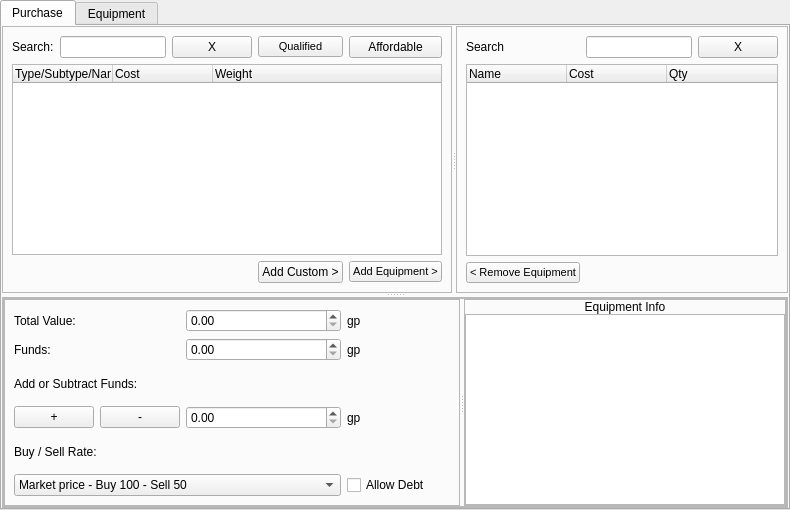
      <widget class="QWidget" name="tabInventory">
       <attribute name="title">
        <string>Inventory</string>
       </attribute>
       <layout class="QHBoxLayout" name="horizontalLayout_28">
        <property name="spacing">
         <number>0</number>
        </property>
        <property name="leftMargin">
         <number>0</number>
        </property>
        <property name="topMargin">
         <number>0</number>
        </property>
        <property name="rightMargin">
         <number>0</number>
        </property>
        <property name="bottomMargin">
         <number>0</number>
        </property>
        <item>
         <widget class="QTabWidget" name="tabtabWidInventory">
          <property name="currentIndex">
           <number>0</number>
          </property>
          <widget class="QWidget" name="tabPurchase">
           <attribute name="title">
            <string>Purchase</string>
           </attribute>
           <layout class="QHBoxLayout" name="horizontalLayout_30">
            <property name="spacing">
             <number>0</number>
            </property>
            <property name="leftMargin">
             <number>0</number>
            </property>
            <property name="topMargin">
             <number>0</number>
            </property>
            <property name="rightMargin">
             <number>0</number>
            </property>
            <property name="bottomMargin">
             <number>0</number>
            </property>
            <item>
             <widget class="QSplitter" name="spltPurchaseVert">
              <property name="orientation">
               <enum>Qt::Vertical</enum>
              </property>
              <widget class="QSplitter" name="spltPurchaseHoriz">
               <property name="frameShape">
                <enum>QFrame::NoFrame</enum>
               </property>
               <property name="orientation">
                <enum>Qt::Horizontal</enum>
               </property>
               <widget class="QFrame" name="frmlPurchaseLeft">
                <property name="frameShape">
                 <enum>QFrame::StyledPanel</enum>
                </property>
                <property name="frameShadow">
                 <enum>QFrame::Raised</enum>
                </property>
                <layout class="QGridLayout" name="gridLayout_25">
                 <item row="0" column="0">
                  <widget class="QLabel" name="lblPurchaseSearchLeft">
                   <property name="text">
                    <string>Search:</string>
                   </property>
                  </widget>
                 </item>
                 <item row="0" column="4">
                  <widget class="QPushButton" name="btnPurchaseQualified">
                   <property name="font">
                    <font>
                     <pointsize>8</pointsize>
                    </font>
                   </property>
                   <property name="text">
                    <string>Qualified</string>
                   </property>
                   <property name="checkable">
                    <bool>true</bool>
                   </property>
                  </widget>
                 </item>
                 <item row="0" column="3">
                  <widget class="QPushButton" name="btnPurchaseSearchClearLeft">
                   <property name="text">
                    <string>X</string>
                   </property>
                  </widget>
                 </item>
                 <item row="0" column="1" colspan="2">
                  <widget class="QLineEdit" name="qlnPurchaseSearch"/>
                 </item>
                 <item row="0" column="5">
                  <widget class="QPushButton" name="btnPurchaseAffordable">
                   <property name="text">
                    <string>Affordable</string>
                   </property>
                   <property name="checkable">
                    <bool>true</bool>
                   </property>
                  </widget>
                 </item>
                 <item row="1" column="0" colspan="6">
                  <widget class="QTreeWidget" name="treePurchaseShop">
                   <column>
                    <property name="text">
                     <string>Type/Subtype/Name</string>
                    </property>
                   </column>
                   <column>
                    <property name="text">
                     <string>Cost</string>
                    </property>
                   </column>
                   <column>
                    <property name="text">
                     <string>Weight</string>
                    </property>
                   </column>
                  </widget>
                 </item>
                 <item row="2" column="5">
                  <widget class="QPushButton" name="btnPurchaseAddEquipment">
                   <property name="font">
                    <font>
                     <pointsize>8</pointsize>
                    </font>
                   </property>
                   <property name="text">
                    <string>Add Equipment &gt;</string>
                   </property>
                  </widget>
                 </item>
                 <item row="2" column="4">
                  <widget class="QPushButton" name="btnPurchaseAddCustom">
                   <property name="text">
                    <string>Add Custom &gt;</string>
                   </property>
                  </widget>
                 </item>
                </layout>
               </widget>
               <widget class="QFrame" name="frmlPurchaseRight">
                <property name="frameShape">
                 <enum>QFrame::StyledPanel</enum>
                </property>
                <property name="frameShadow">
                 <enum>QFrame::Raised</enum>
                </property>
                <layout class="QGridLayout" name="gridLayout_28">
                 <item row="2" column="0">
                  <widget class="QPushButton" name="btnPurchaseRemoveEquipment">
                   <property name="font">
                    <font>
                     <pointsize>8</pointsize>
                    </font>
                   </property>
                   <property name="text">
                    <string>&lt; Remove Equipment</string>
                   </property>
                  </widget>
                 </item>
                 <item row="0" column="0">
                  <widget class="QLabel" name="lblPurchaseSearchRight">
                   <property name="text">
                    <string>Search</string>
                   </property>
                  </widget>
                 </item>
                 <item row="0" column="1">
                  <widget class="QLineEdit" name="qlnPurchaseSearchRight"/>
                 </item>
                 <item row="0" column="2">
                  <widget class="QPushButton" name="btnPurchaseClearSearchRight">
                   <property name="text">
                    <string>X</string>
                   </property>
                  </widget>
                 </item>
                 <item row="1" column="0" colspan="3">
                  <widget class="QTreeWidget" name="treePurchaseBought">
                   <column>
                    <property name="text">
                     <string>Name</string>
                    </property>
                   </column>
                   <column>
                    <property name="text">
                     <string>Cost</string>
                    </property>
                   </column>
                   <column>
                    <property name="text">
                     <string>Qty</string>
                    </property>
                   </column>
                  </widget>
                 </item>
                </layout>
               </widget>
              </widget>
              <widget class="QFrame" name="horlPurchaseBottom">
               <property name="frameShape">
                <enum>QFrame::StyledPanel</enum>
               </property>
               <property name="frameShadow">
                <enum>QFrame::Raised</enum>
               </property>
               <layout class="QHBoxLayout" name="horizontalLayout_29">
                <property name="spacing">
                 <number>0</number>
                </property>
                <property name="leftMargin">
                 <number>0</number>
                </property>
                <property name="topMargin">
                 <number>0</number>
                </property>
                <property name="rightMargin">
                 <number>0</number>
                </property>
                <property name="bottomMargin">
                 <number>0</number>
                </property>
                <item>
                 <widget class="QFrame" name="vertlPurchaseBottom">
                  <property name="frameShape">
                   <enum>QFrame::StyledPanel</enum>
                  </property>
                  <property name="frameShadow">
                   <enum>QFrame::Raised</enum>
                  </property>
                  <layout class="QVBoxLayout" name="verticalLayout_9">
                   <property name="spacing">
                    <number>0</number>
                   </property>
                   <property name="leftMargin">
                    <number>0</number>
                   </property>
                   <property name="topMargin">
                    <number>0</number>
                   </property>
                   <property name="rightMargin">
                    <number>0</number>
                   </property>
                   <property name="bottomMargin">
                    <number>0</number>
                   </property>
                   <item>
                    <widget class="QSplitter" name="spltPurchaseBottom">
                     <property name="orientation">
                      <enum>Qt::Horizontal</enum>
                     </property>
                     <widget class="QFrame" name="grdlPurchaseCurrency">
                      <property name="frameShape">
                       <enum>QFrame::StyledPanel</enum>
                      </property>
                      <property name="frameShadow">
                       <enum>QFrame::Raised</enum>
                      </property>
                      <layout class="QGridLayout" name="gridLayout" rowstretch="1,1,1,1,1,1" columnstretch="1,1,3,2">
                       <item row="3" column="0">
                        <widget class="QPushButton" name="btnPurchaseAddGp">
                         <property name="text">
                          <string>+</string>
                         </property>
                        </widget>
                       </item>
                       <item row="1" column="3">
                        <widget class="QLabel" name="lblPurchaseFundsGp">
                         <property name="text">
                          <string>gp</string>
                         </property>
                        </widget>
                       </item>
                       <item row="1" column="2">
                        <widget class="QDoubleSpinBox" name="dspnPurchaseFunds">
                         <property name="maximum">
                          <double>9999999999.989999771118164</double>
                         </property>
                        </widget>
                       </item>
                       <item row="0" column="2">
                        <widget class="QDoubleSpinBox" name="dspnPurchaseTotalValue">
                         <property name="maximum">
                          <double>9999999999.989999771118164</double>
                         </property>
                        </widget>
                       </item>
                       <item row="0" column="3">
                        <widget class="QLabel" name="lblPurchaseValueGp">
                         <property name="text">
                          <string>gp</string>
                         </property>
                        </widget>
                       </item>
                       <item row="3" column="1">
                        <widget class="QPushButton" name="btnPurchaseSubtractGp">
                         <property name="text">
                          <string>-</string>
                         </property>
                        </widget>
                       </item>
                       <item row="3" column="3">
                        <widget class="QLabel" name="lblPurchaseChangeGp">
                         <property name="text">
                          <string>gp</string>
                         </property>
                        </widget>
                       </item>
                       <item row="3" column="2">
                        <widget class="QDoubleSpinBox" name="dspnPurchaseAddOrSubtractFunds">
                         <property name="maximum">
                          <double>9999999999.989999771118164</double>
                         </property>
                        </widget>
                       </item>
                       <item row="2" column="0" colspan="2">
                        <widget class="QLabel" name="lblPurchaseAddOrSubtractFunds">
                         <property name="text">
                          <string>Add or Subtract Funds:</string>
                         </property>
                        </widget>
                       </item>
                       <item row="1" column="0" colspan="2">
                        <widget class="QLabel" name="lblPurchaseFunds">
                         <property name="text">
                          <string>Funds:</string>
                         </property>
                        </widget>
                       </item>
                       <item row="0" column="0" colspan="2">
                        <widget class="QLabel" name="lblPurchaseTotalValue">
                         <property name="text">
                          <string>Total Value:</string>
                         </property>
                        </widget>
                       </item>
                       <item row="5" column="3">
                        <widget class="QCheckBox" name="chkPurchaseAllowDebt">
                         <property name="text">
                          <string>Allow Debt</string>
                         </property>
                        </widget>
                       </item>
                       <item row="5" column="0" colspan="3">
                        <widget class="QComboBox" name="cmbPurchaseBuySellRate">
                         <item>
                          <property name="text">
                           <string>Market price - Buy 100 - Sell 50</string>
                          </property>
                         </item>
                         <item>
                          <property name="text">
                           <string>Character build - Buy 100 - Sell 100</string>
                          </property>
                         </item>
                         <item>
                          <property name="text">
                           <string>Cashless - Buy 0 - Sell 0</string>
                          </property>
                         </item>
                         <item>
                          <property name="text">
                           <string>Crafting - Buy 50 - Sell 50</string>
                          </property>
                         </item>
                        </widget>
                       </item>
                       <item row="4" column="0" colspan="2">
                        <widget class="QLabel" name="lblPurchaseBuySellRate">
                         <property name="text">
                          <string>Buy / Sell Rate:</string>
                         </property>
                        </widget>
                       </item>
                      </layout>
                     </widget>
                     <widget class="QFrame" name="vertlPurchaseEquipmentInfo">
                      <property name="frameShape">
                       <enum>QFrame::StyledPanel</enum>
                      </property>
                      <property name="frameShadow">
                       <enum>QFrame::Raised</enum>
                      </property>
                      <layout class="QVBoxLayout" name="verticalLayout_16">
                       <property name="spacing">
                        <number>0</number>
                       </property>
                       <property name="leftMargin">
                        <number>0</number>
                       </property>
                       <property name="topMargin">
                        <number>0</number>
                       </property>
                       <property name="rightMargin">
                        <number>0</number>
                       </property>
                       <property name="bottomMargin">
                        <number>0</number>
                       </property>
                       <item>
                        <widget class="QLabel" name="lblPurchaseEquipmentInfo">
                         <property name="text">
                          <string>Equipment Info</string>
                         </property>
                         <property name="alignment">
                          <set>Qt::AlignCenter</set>
                         </property>
                        </widget>
                       </item>
                       <item>
                        <widget class="QTextBrowser" name="txtPurchaseEquipmentInfo"/>
                       </item>
                      </layout>
                     </widget>
                    </widget>
                   </item>
                  </layout>
                 </widget>
                </item>
               </layout>
              </widget>
             </widget>
            </item>
           </layout>
          </widget>
          <widget class="QWidget" name="tabEquipment">
           <attribute name="title">
            <string>Equipment</string>
           </attribute>
          </widget>
         </widget>
        </item>
       </layout>
      </widget>
